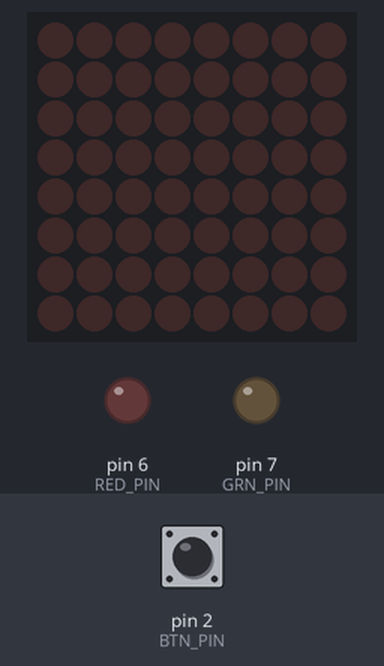
A sketch run on a simulated Arduino Uno, built with avr-gcc and run on an emulated ATmega328P. Parts: 8×8 LED matrix, output pins drawn as LEDs (lit = HIGH). Dashed ring = blinking. Inputs (shaded band) come from the test bench; at power-on: pin 2 (BTN_PIN) HIGH.

Above: at 1.2 s.
1.3 s: pin 2 (BTN_PIN) pulled LOW for 3.2 s
At 5.6 s:
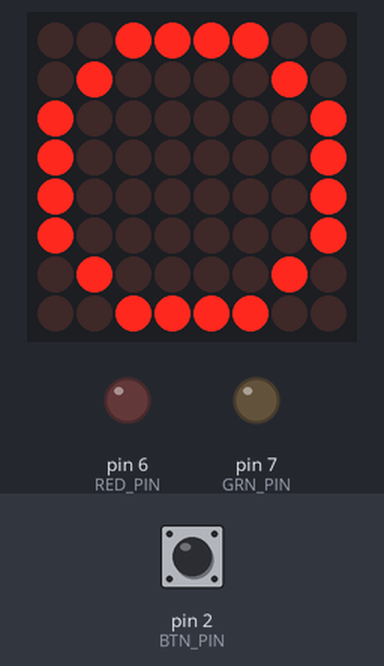
6.0 s: pin 2 (BTN_PIN) pulled LOW for 0.15 s
At 6.45 s:
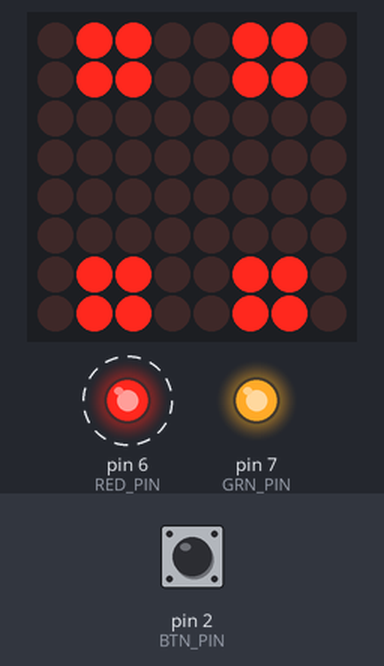
9.0 s: pin 2 (BTN_PIN) pulled LOW for 3.2 s
At 12.7 s:
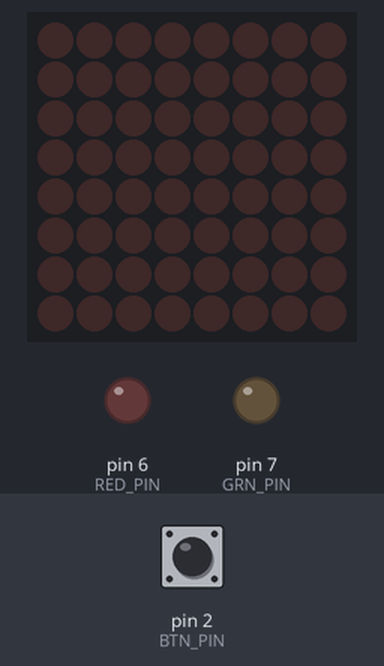
Timing chart, 0 to 14.2 s (numbered marks = the images above; inputs shaded):
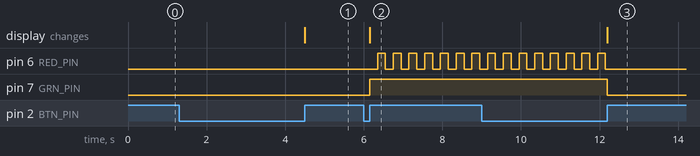

Measured:
- after the input at 1.3 s, the display: changes after 3.2 s (image 1)
- after the input at 6.0 s, pin 6 (RED_PIN): alternates HIGH for 0.20 s and LOW for 0.20 s, starting after 0.35 s; pin 7 (GRN_PIN): LOW → HIGH after 0.15 s; the display: changes after 0.15 s (image 2)
- after the input at 9.0 s, pin 6 (RED_PIN): goes on until 12.2 s, then stays LOW; pin 7 (GRN_PIN): HIGH → LOW after 3.2 s instead of 7.2 s

The sketch:

code_parchis_leds.ino
```cpp
#include <LedControl.h>

#define BTN_PIN   2
#define RED_PIN   6
#define GRN_PIN   7

LedControl lc = LedControl(11, 13, 10, 1);

const unsigned long HOLD_THRESHOLD = 2000;
const unsigned long RUN_DURATION = 10000;
const unsigned long FLICKER_PERIOD = 200;

enum State { IDLE, READY, RUNNING };
State state = IDLE;

bool lastBtnRaw  = HIGH;
bool btnPressed  = false;
bool btnHeld     = false;
unsigned long btnDownAt = 0;

unsigned long runStartAt  = 0;
unsigned long flickerAt   = 0;
bool flickerState = false;

const byte GLYPH_START[8] = {
  0b00111100,
  0b01000010,
  0b10000001,
  0b10000001,
  0b10000001,
  0b10000001,
  0b01000010,
  0b00111100
};

const byte GLYPH_2[8] = {
  0b01100110,  // row 0 — top-left + top-right dots
  0b01100110,  // row 1
  0b00000000,  // row 2
  0b00000000,  // row 3
  0b00000000,  // row 4
  0b00000000,  // row 5
  0b01100110,  // row 6 — bottom-left + bottom-right dots
  0b01100110   // row 7
};

void showGlyph(const byte* g) {
  for (int r = 0; r < 8; r++)
    lc.setRow(0, r, g[r]);
}

void enterIdle() {
  state = IDLE;
  lc.clearDisplay(0);
  digitalWrite(RED_PIN, LOW);
  digitalWrite(GRN_PIN, LOW);
}

void enterReady() {
  state = READY;
  showGlyph(GLYPH_START);
  digitalWrite(RED_PIN, LOW);
  digitalWrite(GRN_PIN, LOW);
}

void enterRunning() {
  state = RUNNING;
  runStartAt = millis();
  flickerAt = millis();
  flickerState = false;
  showGlyph(GLYPH_2);
  digitalWrite(GRN_PIN, HIGH);
}

void setup() {
  lc.shutdown(0, false);
  lc.setIntensity(0, 8);
  lc.clearDisplay(0);
  pinMode(BTN_PIN, INPUT_PULLUP);
  pinMode(RED_PIN, OUTPUT);
  pinMode(GRN_PIN, OUTPUT);
  enterIdle();
}

void loop() {
  unsigned long now = millis();

  bool raw = digitalRead(BTN_PIN);
  btnPressed = false;
  btnHeld = false;

  if (lastBtnRaw == HIGH && raw == LOW) {
    btnDownAt = now;
  }

  if (lastBtnRaw == LOW && raw == HIGH) {
    unsigned long held = now - btnDownAt;
    if (held >= HOLD_THRESHOLD) btnHeld = true;
    else                         btnPressed = true;
  }

  lastBtnRaw = raw;

  switch (state) {

    case IDLE:
      if (btnHeld) enterReady();
      break;

    case READY:
      if (btnPressed) enterRunning();
      if (btnHeld) enterIdle();
      break;

    case RUNNING:
      if (btnHeld) { enterIdle(); break; }
      if (now - flickerAt >= FLICKER_PERIOD) {
        flickerState = !flickerState;
        digitalWrite(RED_PIN, flickerState ? HIGH : LOW);
        flickerAt = now;
      }
      if (now - runStartAt >= RUN_DURATION) enterIdle();
      break;
  }
}
```
